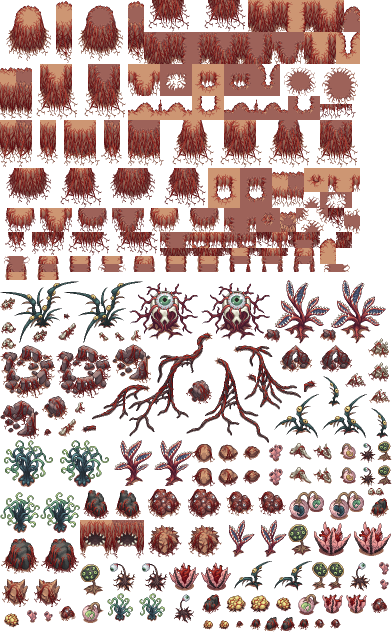
#> input picture Art/Tileset/Area 3/Cursed Land/CursedLand_Atlas.png, 784 x 1264 px (shown at 1/2 size)
$ python build.py
#> lines starting #> are read from the running program, lines starting #| are printed output that depends on the picture; after the words box and inside, x2 and y2 are one past the last pixel; in counts of white or black regions, pixels touching at a corner belong together
### Tools/room_gen/props.py
import numpy as np, json
from PIL import Image
from scipy import ndimage
import os
R = os.environ.get('LAZARO_ROOT') or os.path.join(os.path.dirname(os.path.abspath(__file__)), '..', '..') + os.sep
ATLAS=Image.open(R+'Art/Tileset/Area 3/Cursed Land/CursedLand_Atlas.png').convert('RGBA')
#> ATLAS is the input picture: PIL image 784x1264 RGBA; mean R, G, B, A 58.3, 36.2, 32.4, 112.1
A=np.array(ATLAS)[...,3]>0
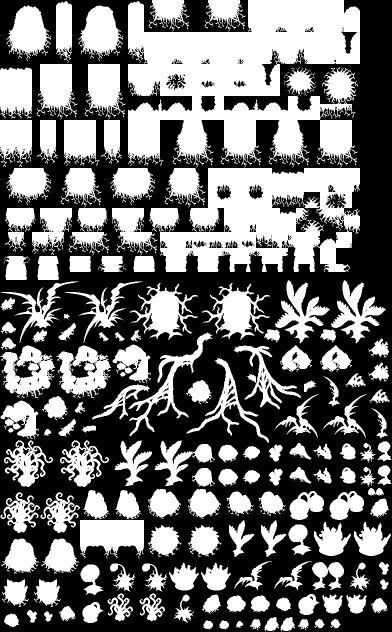
#> A: shape (1264, 784) bool (shown at 1/2 size); 43.9% white; 157 white regions (3 under 20 px), largest, box (x1, y1, x2, y2) and area: (256, 0, 720, 335) 98182, (298, 336, 720, 544) 54578, (160, 1040, 288, 1117) 7392
LAB,N=ndimage.label(ndimage.binary_dilation(A,iterations=2))
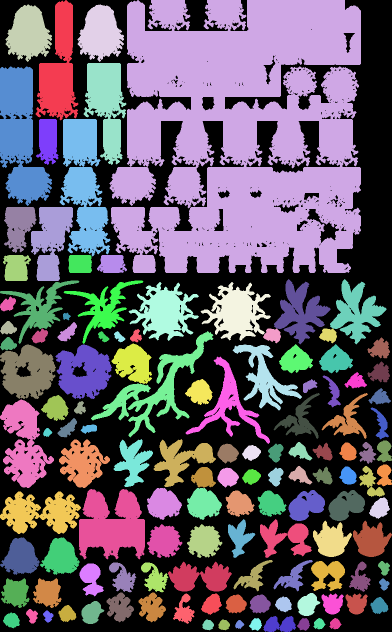
#> LAB: shape (1264, 784) int32 (shown at 1/2 size); 128 distinct labels, from 0 to 127; one colour per label, 0 black
#> N = 127
# [17 lines left out: functions prop_tiles, prop_block, not called in this run]
# catálogo curado: nombre -> recuadro donde buscar el objeto
CAT={
 'calaveras':(0,40,3,2),'calaveras2':(0,42,3,2),'hueso':(7,40,3,3),
 'huesito_a':(12,41,2,2),'huesito_b':(14,41,2,2),'huesito_c':(16,41,2,2),
 'piedras_bajas_a':(32,41,4,2),'piedras_bajas_b':(39,41,4,2),
 'esqueleto_a':(45,42,4,3),'esqueleto_b':(45,45,4,3),
 'circulo_piedras':(0,43,7,7),'circulo_piedras_b':(6,43,8,7),
 'arco_piedra_a':(34,43,6,4),'arco_piedra_b':(39,43,6,4),
 'roca_grande_a':(23,47,4,4),'roca_grande_b':(5,49,4,4),
 'hierba_ojos_a':(34,49,6,6),'hierba_ojos_b':(40,49,6,6),'hierba_ojos_fina':(46,50,3,5),
 'ojo_gigante_a':(16,35,9,8),'ojo_gigante_b':(25,35,9,8),
 'arbol_azul':(7,54,7,7),'planta_carnivora':(14,54,6,7),
 'roca_marron_a':(27,55,3,3),'roca_marron_b':(30,55,3,3),'coral':(33,55,3,3),
 'cuerno':(36,55,4,3),'espinas':(39,55,3,3),'huevo':(42,55,3,3),'planta_ojos':(47,55,2,3),
 'cerebro_a':(18,61,5,4),'cerebro_b':(28,61,4,4),
 'flor_rosa_a':(39,65,5,5),'flor_rosa_b':(44,65,5,5),
 'huevos_gemelos':(36,61,5,5),
 'roca_negra':(9,61,5,5),
 'panal_a':(21,74,4,4),'panal_chico':(25,77,2,2),
}
# [20 lines that do not run on import are left out]

### Tools/room_gen/build.py
import json, sys
from PIL import Image, ImageDraw
from gen import Room, WALL_TILE
from props import ATLAS

def rel(P, dx, dy): return (P['IL'] + dx, P['IT'] + dy)

def stack(R, A, IL, IW, IH, down_prev, **kw):
    """Plataforma justo debajo de A, unida por el puente en la columna down_prev (absoluta)."""
    return R.plateau(IL, A['IB'] + 8, IW, IH, up=down_prev, **kw)

# [151 lines left out: functions room5, room6, room7, room8, room9, room10 and 5 more, not called in this run]

ROOMS = [room5, room6, room7, room8, room9, room10, room11, room12, room13, room14, room15]

SMALL = ['huesito_a', 'huesito_b', 'huesito_c', 'piedras_bajas_a', 'piedras_bajas_b', 'calaveras', 'calaveras2', 'espinas',
         'huevo', 'coral', 'planta_ojos', 'cuerno', 'roca_marron_a', 'roca_marron_b', 'hierba_ojos_fina', 'esqueleto_a', 'esqueleto_b']
EXTRA = {15: 3, 5: 8, 6: 12, 7: 7, 8: 9, 9: 12, 10: 8, 11: 9, 12: 7, 13: 10, 14: 13}

# [35 lines left out: functions check, render, not called in this run]

if __name__ == '__main__':
    import os, argparse
    here = os.path.dirname(os.path.abspath(__file__))
    ap = argparse.ArgumentParser(description='Genera las salas del Núcleo (Level3_Room5-14) como JSON.')
    ap.add_argument('--out', default=os.path.join(here, '..', 'level3_rooms.json'))
    ap.add_argument('--preview', default=None, help='carpeta donde guardar una imagen por sala')
    ap.add_argument('rooms', nargs='*', help='números de sala (por defecto todas)')
#> (the run stopped early here; a loop or call above may not have finished)
